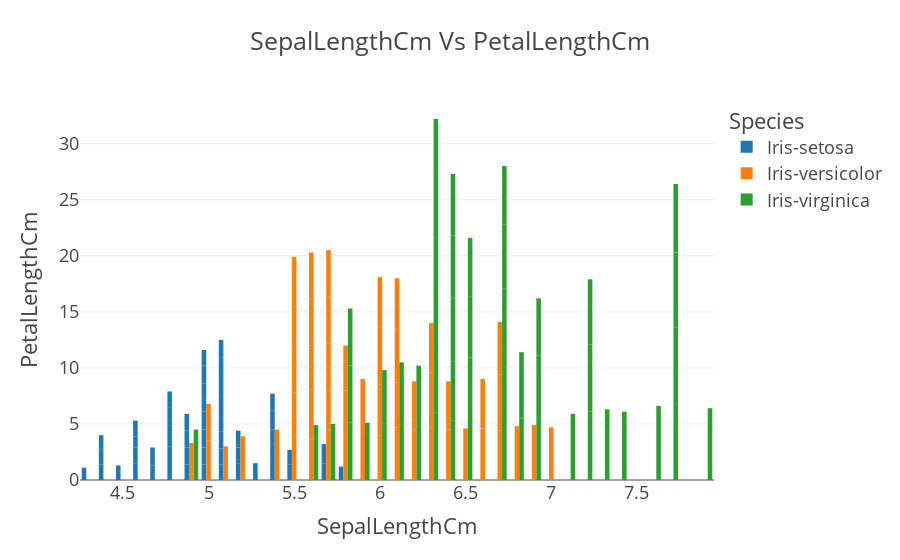

Notebook code cell kept with this figure:
### Code cell
px.bar(data,x = "SepalLengthCm", y = "PetalLengthCm",color = "Species",barmode="group",title='SepalLengthCm Vs PetalLengthCm',template="presentation")

### Figure 1 — Plotly figure (JSON) as saved in the notebook; plotly's stock layout.template omitted (floating-point values rounded to 4 significant figures)
{"data": [{"alignmentgroup": "True", "hovertemplate": "Species=Iris-setosa<br>SepalLengthCm=%{x}<br>PetalLengthCm=%{y}<extra></extra>", "legendgroup": "Iris-setosa", "marker": {"color": "#1F77B4", "pattern": {"shape": ""}}, "name": "Iris-setosa", "offsetgroup": "Iris-setosa", "orientation": "v", "showlegend": true, "textposition": "auto", "type": "bar", "x": [5.1, 4.9, 4.7, 4.6, 5, 5.4, 4.6, 5, 4.4, 4.9, 5.4, 4.8, 4.8, 4.3, 5.8, 5.7, 5.4, 5.1, 5.7, 5.1, 5.4, 5.1, 4.6, 5.1, 4.8, 5, 5, 5.2, 5.2, 4.7, 4.8, 5.4, 5.2, 5.5, 4.9, 5, 5.5, 4.9, 4.4, 5.1, 5, 4.5, 4.4, 5, 5.1, 4.8, 5.1, 4.6, 5.3, 5], "xaxis": "x", "y": [1.4, 1.4, 1.3, 1.5, 1.4, 1.7, 1.4, 1.5, 1.4, 1.5, 1.5, 1.6, 1.4, 1.1, 1.2, 1.5, 1.3, 1.4, 1.7, 1.5, 1.7, 1.5, 1, 1.7, 1.9, 1.6, 1.6, 1.5, 1.4, 1.6, 1.6, 1.5, 1.5, 1.4, 1.5, 1.2, 1.3, 1.5, 1.3, 1.5, 1.3, 1.3, 1.3, 1.6, 1.9, 1.4, 1.6, 1.4, 1.5, 1.4], "yaxis": "y"}, {"alignmentgroup": "True", "hovertemplate": "Species=Iris-versicolor<br>SepalLengthCm=%{x}<br>PetalLengthCm=%{y}<extra></extra>", "legendgroup": "Iris-versicolor", "marker": {"color": "#FF7F0E", "pattern": {"shape": ""}}, "name": "Iris-versicolor", "offsetgroup": "Iris-versicolor", "orientation": "v", "showlegend": true, "textposition": "auto", "type": "bar", "x": [7, 6.4, 6.9, 5.5, 6.5, 5.7, 6.3, 4.9, 6.6, 5.2, 5, 5.9, 6, 6.1, 5.6, 6.7, 5.6, 5.8, 6.2, 5.6, 5.9, 6.1, 6.3, 6.1, 6.4, 6.6, 6.8, 6.7, 6, 5.7, 5.5, 5.5, 5.8, 6, 5.4, 6, 6.7, 6.3, 5.6, 5.5, 5.5, 6.1, 5.8, 5, 5.6, 5.7, 5.7, 6.2, 5.1, 5.7], "xaxis": "x", "y": [4.7, 4.5, 4.9, 4, 4.6, 4.5, 4.7, 3.3, 4.6, 3.9, 3.5, 4.2, 4, 4.7, 3.6, 4.4, 4.5, 4.1, 4.5, 3.9, 4.8, 4, 4.9, 4.7, 4.3, 4.4, 4.8, 5, 4.5, 3.5, 3.8, 3.7, 3.9, 5.1, 4.5, 4.5, 4.7, 4.4, 4.1, 4, 4.4, 4.6, 4, 3.3, 4.2, 4.2, 4.2, 4.3, 3, 4.1], "yaxis": "y"}, {"alignmentgroup": "True", "hovertemplate": "Species=Iris-virginica<br>SepalLengthCm=%{x}<br>PetalLengthCm=%{y}<extra></extra>", "legendgroup": "Iris-virginica", "marker": {"color": "#2CA02C", "pattern": {"shape": ""}}, "name": "Iris-virginica", "offsetgroup": "Iris-virginica", "orientation": "v", "showlegend": true, "textposition": "auto", "type": "bar", "x": [6.3, 5.8, 7.1, 6.3, 6.5, 7.6, 4.9, 7.3, 6.7, 7.2, 6.5, 6.4, 6.8, 5.7, 5.8, 6.4, 6.5, 7.7, 7.7, 6, 6.9, 5.6, 7.7, 6.3, 6.7, 7.2, 6.2, 6.1, 6.4, 7.2, 7.4, 7.9, 6.4, 6.3, 6.1, 7.7, 6.3, 6.4, 6, 6.9, 6.7, 6.9, 5.8, 6.8, 6.7, 6.7, 6.3, 6.5, 6.2, 5.9], "xaxis": "x", "y": [6, 5.1, 5.9, 5.6, 5.8, 6.6, 4.5, 6.3, 5.8, 6.1, 5.1, 5.3, 5.5, 5, 5.1, 5.3, 5.5, 6.7, 6.9, 5, 5.7, 4.9, 6.7, 4.9, 5.7, 6, 4.8, 4.9, 5.6, 5.8, 6.1, 6.4, 5.6, 5.1, 5.6, 6.1, 5.6, 5.5, 4.8, 5.4, 5.6, 5.1, 5.1, 5.9, 5.7, 5.2, 5, 5.2, 5.4, 5.1], "yaxis": "y"}], "layout": {"barmode": "group", "legend": {"title": {"text": "Species"}, "tracegroupgap": 0}, "title": {"text": "SepalLengthCm Vs PetalLengthCm"}, "xaxis": {"anchor": "y", "domain": [0, 1], "title": {"text": "SepalLengthCm"}}, "yaxis": {"anchor": "x", "domain": [0, 1], "title": {"text": "PetalLengthCm"}}}}
